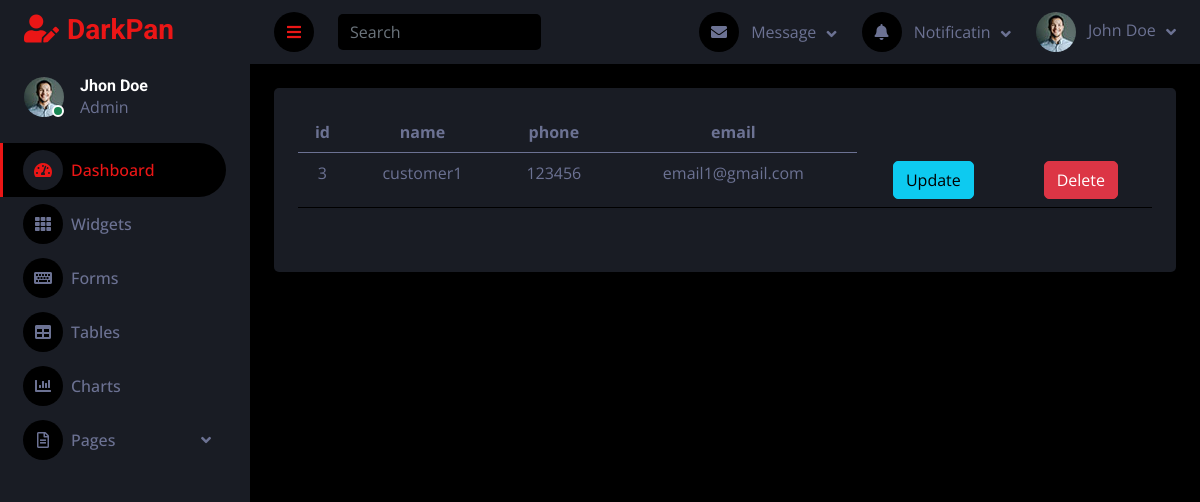
Page /customer_details/ on the earlier database version.
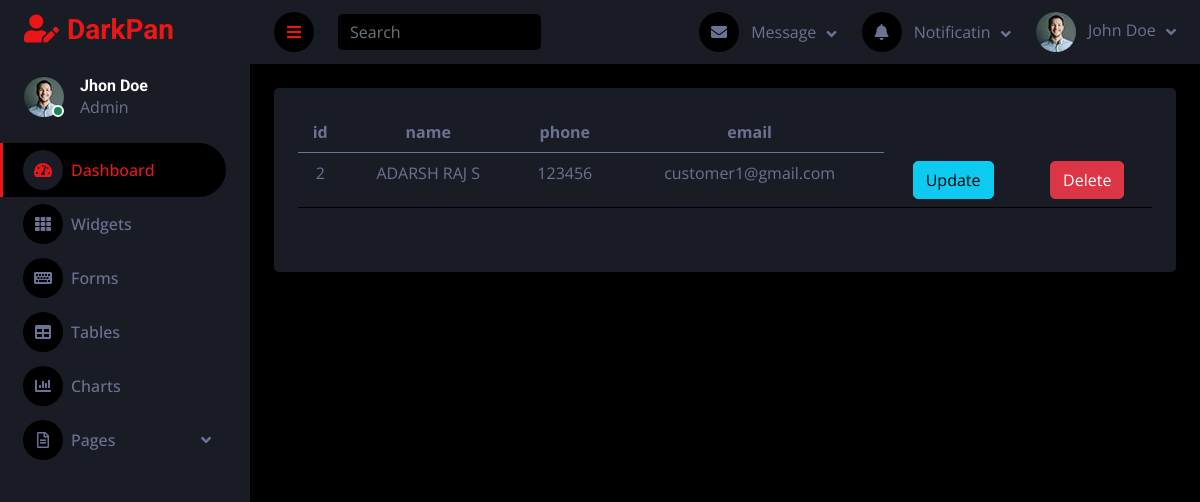
Same page on the later database version.
### sales_app/models.py (models this page shows, shortened)
class Customer(models.Model):
    user=models.ForeignKey(Login,on_delete=models.CASCADE,related_name="customer")
    name=models.CharField(max_length=50)
    phone_number=models.CharField(max_length=100)
    email=models.EmailField()
    status1=models.BooleanField(default=0)

### sales_app/admin_views.py (the view)
# urls.py: path("customer_details/", admin_views.customer_details, name="customer_details"),
def customer_details(request):
    customers=Customer.objects.all()
    return render(request,"admin/customer_details.html",{'customers':customers})

### template/admin/customer_details.html
{% extends 'dash.html' %}
{% block content %}
<table class="table" >
  <thead>
    <tr>
      <th scope="col">id</th>
      <th scope="col">name</th>
      <th scope="col">phone</th>
      <th scope="col">email</th>
    </tr>
  </thead>
  <tbody>
  {% for i in customers %}
    <tr>
       <td>{{i.id}}</td>
      <td>{{i.name}}</td>
      <td>{{i.phone_number}}</td>
      <td>{{i.email}}</td>
      <td><a href="{% url 'customer_update' i.id %}"><button class="btn btn-info">Update</button></a></td>
      <td><a href="{% url 'customer_delete' i.id %}"><button class="btn btn-danger">Delete</button></a></td>
    </tr>
  {% endfor %}
  </tbody>
</table>
{% endblock %}

Differences in the rows shown:
removed Customer: id "3", name "customer1", phone_number "123456", email "email1@gmail.com"
added Customer: id "2", name "ADARSH RAJ S", phone_number "123456", email "customer1@gmail.com"
